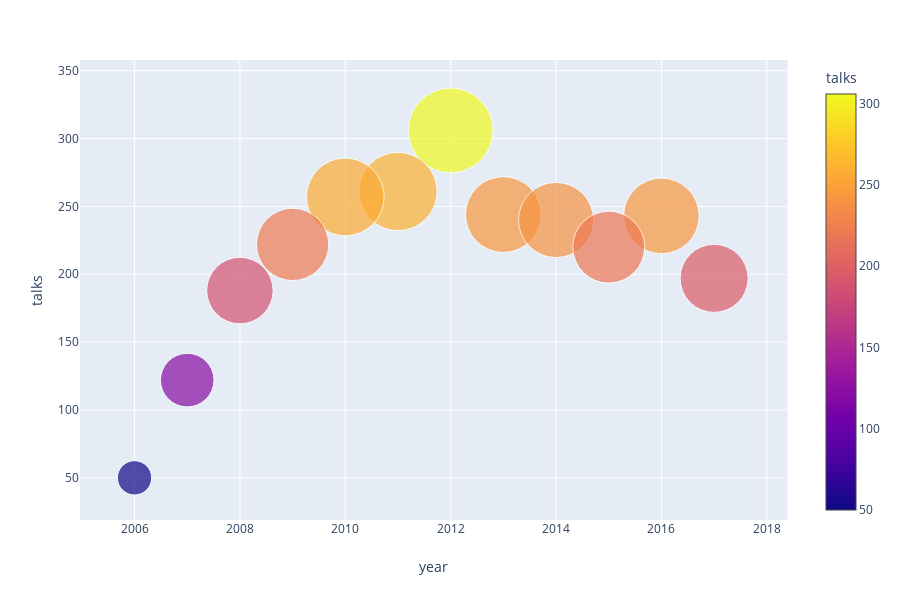

Here is the notebook cell this chart was saved with:
### Code cell
year_df
fig = px.scatter(year_df, x='year', y="talks", size="talks", color="talks",
           hover_name="talks", log_x=False, size_max=60)
fig.show()

### Figure 1 — Plotly figure (JSON) as saved in the notebook; plotly's stock layout.template omitted (floating-point values rounded to 4 significant figures)
{"data": [{"hoverlabel": {"namelength": 0}, "hovertemplate": "<b>%{hovertext}</b><br><br>year=%{x}<br>talks=%{marker.color}", "hovertext": [306, 261, 257, 244, 243, 240, 222, 220, 197, 188, 122, 50], "legendgroup": "", "marker": {"color": [306, 261, 257, 244, 243, 240, 222, 220, 197, 188, 122, 50], "coloraxis": "coloraxis", "size": [306, 261, 257, 244, 243, 240, 222, 220, 197, 188, 122, 50], "sizemode": "area", "sizeref": 0.085, "symbol": "circle"}, "mode": "markers", "name": "", "showlegend": false, "type": "scatter", "x": ["2012", "2011", "2010", "2013", "2016", "2014", "2009", "2015", "2017", "2008", "2007", "2006"], "xaxis": "x", "y": [306, 261, 257, 244, 243, 240, 222, 220, 197, 188, 122, 50], "yaxis": "y"}], "layout": {"coloraxis": {"colorbar": {"title": {"text": "talks"}}, "colorscale": [[0, "#0d0887"], [0.1111, "#46039f"], [0.2222, "#7201a8"], [0.3333, "#9c179e"], [0.4444, "#bd3786"], [0.5556, "#d8576b"], [0.6667, "#ed7953"], [0.7778, "#fb9f3a"], [0.8889, "#fdca26"], [1, "#f0f921"]]}, "height": 600, "legend": {"itemsizing": "constant", "tracegroupgap": 0}, "margin": {"t": 60}, "xaxis": {"anchor": "y", "domain": [0, 0.98], "title": {"text": "year"}}, "yaxis": {"anchor": "x", "domain": [0, 1], "title": {"text": "talks"}}}}
